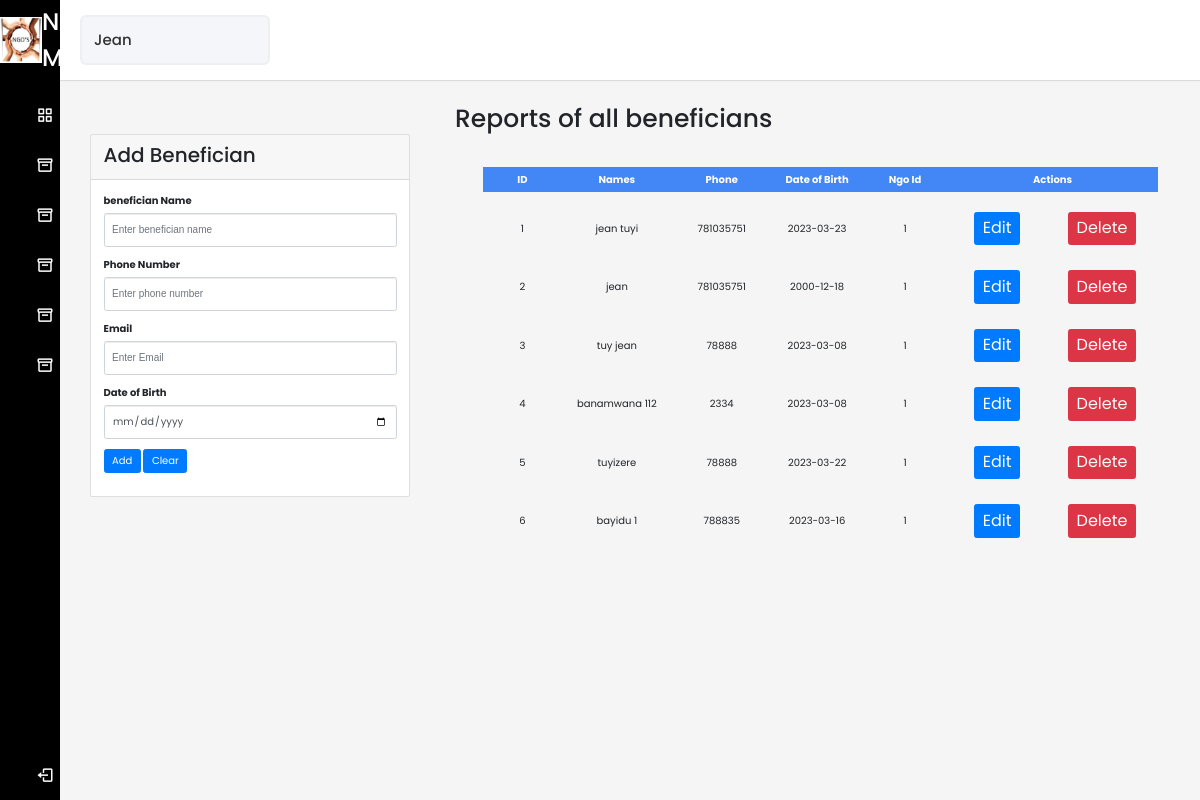
Page /ngo/data_input/beneficians.php on the committed database.
### tables this page shows
CREATE TABLE `beneficians` (
  `benef_id` int(11) NOT NULL,
  `names` varchar(20) NOT NULL,
  `phone` int(11) NOT NULL,
  `email` varchar(20) NOT NULL,
  `dob` date NOT NULL,
  `ngo_id` int(11) NOT NULL
);

### ngo/data_input/report_beneficians.php (the view, shortened to what this page needs)
<main>
<?php
require '../database/connection.php';
$sql = 'SELECT * FROM beneficians';
$statement = $conn->prepare($sql);
$statement->execute();
$benefician = $statement->fetchAll(PDO::FETCH_OBJ);
 ?>
<div class="container">
    <div class="card-body">
      <table>
        <tr>
          <th>ID</th>
          <th>Names</th>
          <th>Phone</th>
          <th>Date of Birth</th>
          <th>Ngo Id</th>
          <th colspan="2">Actions</th>
        </tr>
        <?php foreach($benefician as $benef): ?>
          <tr>
            <td><?= $benef->benef_id; ?></td>
            <td><?= $benef->names; ?></td>
            <td><?= $benef->phone; ?></td>
            <td><?= $benef->dob; ?></td>
            <td><?= $benef->ngo_id; ?></td>
            <td>
              <a href="edit_beneficians.php?benef_id=<?= $benef->benef_id ?>" class="btn btn-primary" style="font-size:2vh;">Edit</a></td><td>
              <a onclick="return confirm('Are you sure you want to delete this entry?')" href="delete_beneficians.php?benef=<?= $benef->benef_id ?>" class='btn btn-danger' style="font-size:2vh;">
              Delete</a>
            </td>
          </tr>
        <?php endforeach; ?>
      </table>
  </div>
</div>
</div>

### ngo/data_input/beneficians.php (shortened to what this page needs)
<!DOCTYPE html>
<html lang="en" dir="ltr">
  <head>
    <link rel="stylesheet" href="style.css">
    <link rel="stylesheet" href="https://maxcdn.bootstrapcdn.com/bootstrap/3.4.1/css/bootstrap.min.css">
    <link rel='stylesheet' href='https://cdnjs.cloudflare.com/ajax/libs/font-awesome/4.7.0/css/font-awesome.min.css'>
    <link rel="stylesheet" href="lightbox.css">
    <link href='https://unpkg.com/boxicons@2.0.7/css/boxicons.min.css' rel='stylesheet'>
     <link rel="stylesheet" href="https://cdn.jsdelivr.net/npm/bootstrap@4.0.0/dist/css/bootstrap.min.css">
    </head>
<body>
  <div class="sidebar">
    <div class="logo-details">
    <img src="../images/index.jpeg" style='width:42px;height:46px;'>
      <span class="logo_name">NGO MIS</span>
    </div>
      <ul class="nav-links">
        <li>
          <a href="../parts/dashboard.php" class="inactive">
            <i class='bx bx-grid-alt' ></i>
            <span class="links_name">Dashboard</span>
          </a>
        </li>
        <li>
          <a href="../data_input/create.php">
            <i class='bx bx-box' ></i>
            <span class="links_name">employees</span>
          </a>
    </li>
        <li>
          <a href="../data_input/donars.php">
            <i class='bx bx-box' ></i>
            <span class="links_name">donars</span>
          </a>
        </li>
        <li>
          <a href="../data_input/beneficians.php">
            <i class='bx bx-box' ></i>
            <span class="links_name">beneficians</span>
          </a>
        </li>
        <li>
          <a href="../data_input/funds.php">
            <i class='bx bx-box' ></i>
            <span class="links_name">funds</span>
          </a>
        </li>
        <li>
          <a href="../data_input/roles.php">
            <i class='bx bx-box' ></i>
            <span class="links_name">roles</span>
          </a>
        </li>
        <li class="log_out">
          <a href="../pages/Login.php">
            <i class='bx bx-log-out'></i>
            <span class="links_name">Log out</span></a>
        </li>
      </ul>
  </div>
  <section class="home-section">
    <nav>
      <div class="profile-details">
        <span class="admin_name">Jean</span>
      </div>
    </nav>
    <div class="home-content">
      <div class="container">
        <div class="row">
          <div class="col-sm-4">
<div class="container">
  <div class="card mt-5">
    <div class="card-header">
      <h2>Add Benefician</h2>
    </div>
    <div class="card-body">
      <form method="POST">
        <div class="form-group">
          <label for="name">benefician Name</label>
          <input type="text" name="names" id="name" class="form-control"placeholder="Enter benefician name" required>
        </div>
        <div class="form-group">
          <label for="phone">Phone Number</label>
          <input type="number" name="phone" id="phone" class="form-control" placeholder="Enter phone number" require>
        </div>
        <div class="form-group">
          <label for="email">Email</label>
          <input type="email" name="email" id="email" class="form-control" placeholder="Enter Email" required>
        </div>
        <div class="form-group">
          <label for="address">Date of Birth</label>
          <input type="date" name="dob" id="dob" class="form-control" >
        </div>
         <div class="form-group">
          <button type="submit" class="btn btn-primary" name="submit">Add</button>
		  <button type="reset" class="btn btn-primary">Clear</button>
        </div>
      </form>
    </div>
</div>
      </div>
          </div>
          <div class="col-sm-8">
            <h1>Reports of all beneficians</h1>
          <?php
          require('report_beneficians.php')
          ?>
          </div>
        </div>
      </div>
</body>
</html>

### ngo/css/style.css (style rules this page uses)
* { padding: 0%; margin: 0%; }
h2 { font-size: 5vh; font-family: 'Times New Roman', Times, serif; }
img { width: 100%; height: 60vh; }
ul { list-style-type: square; font-family: serif; }
li a { text-decoration: none; color: white; padding: 15px; font-size: 2rem; }
::placeholder { color:#fff; font-family:Arial; }

### ngo/data_input/beneficians.php (style rules this page uses)
* { margin: 0; padding: 0; box-sizing: border-box; font-family: 'Poppins', sans-serif; }
.sidebar { position: fixed; height: 100%; width: 240px; background: black; transition: all 0.5s ease; }
.sidebar .logo-details { height: 80px; display: flex; align-items: center; }
.sidebar .logo-details .logo_name { color: #fff; font-size: 24px; font-weight: 500; }
.sidebar .nav-links { margin-top: 10px; }
.sidebar .nav-links li { position: relative; list-style: none; height: 50px; }
.sidebar .nav-links li a { height: 100%;user width: 100%; display: flex; align-items: center; text-decoration: none; transition: all 0.4s ease; }
.sidebar .nav-links li i { min-width: 60px; text-align: center; font-size: 18px; color: #fff; }
.sidebar .nav-links li a .links_name { color: #fff; font-size: 15px; font-weight: 400; white-space: nowrap; }
.sidebar .nav-links .log_out { position: absolute; bottom: 0; width: 100%; }
.home-section { position: relative; background: #f5f5f5; min-height: 100vh; width: calc(100% - 240px); left: 240px; transition: all 0.5s ease; }
.home-section nav { display: flex; justify-content: space-between; height: 80px; background: #fff; display: flex; align-items: center; position: fixed; width: calc(100% - 240px); left: 240px; z-index: 100; padding: 0 20px; box-shadow: 0 1px 1px rgba(0, 0, 0, 0.1); transition: all 0.5s ease; }
.home-section nav .profile-details { display: flex; align-items: center; background: #F5F6FA; border: 2px solid #EFEEF1; border-radius: 6px; height: 50px; min-width: 190px; padding: 0 15px 0 2px; }
nav .profile-details .admin_name { font-size: 15px; font-weight: 500; color: #333; margin: 0 10px; white-space: nowrap; }
.home-section .home-content { position: relative; padding-top: 104px; }
@media (max-width: 1240px) { .sidebar { width: 60px; } }
@media (max-width: 1240px) { .home-section { width: calc(100% - 60px); left: 60px; } }
@media (max-width: 1240px) { .home-section nav { width: calc(100% - 60px); left: 60px; } }
table { border-collapse: separate; border-spacing: 0 15px; }
th { background-color: #4287f5; color: white; }
th, td { width: 150px; text-align: center; border: 1px; padding: 5px; }

### rows in the picture
beneficians: benef_id "1", names "jean tuyi", phone "781035751", dob "2023-03-23", ngo "1"
beneficians: benef_id "2", names "jean", phone "781035751", dob "2000-12-18", ngo "1"
beneficians: benef_id "3", names "tuy jean", phone "78888", dob "2023-03-08", ngo "1"
beneficians: benef_id "4", names "banamwana 112", phone "2334", dob "2023-03-08", ngo "1"
beneficians: benef_id "5", names "tuyizere", phone "78888", dob "2023-03-22", ngo "1"
beneficians: benef_id "6", names "bayidu 1", phone "788835", dob "2023-03-16", ngo "1"
